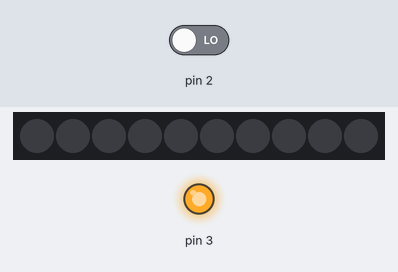
The sketch below on a simulated Arduino Uno, built with avr-gcc and run on an emulated ATmega328P. Parts: 10 RGB LEDs in strip order, left to right, output pins drawn as LEDs (lit = HIGH). The inputs (shaded band) are chosen by the test bench; at power-on: pin 2 LOW. Dim RGB values are drawn brighter than linear; random numbers use the default seed unless the sketch sets one.

Above: at 3.2 s.
3.3 s: pin 2 driven HIGH
At 3.79 s:
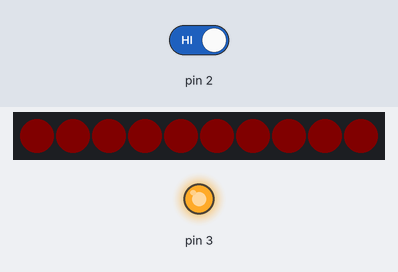
5.4 s: pin 2 driven LOW
At 5.61 s:
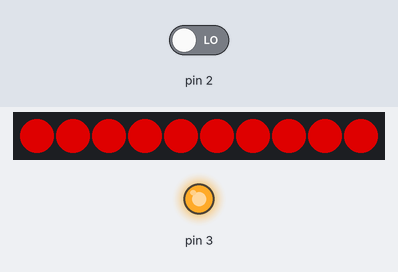
7.2 s: pin 2 driven HIGH
At 7.35 s:
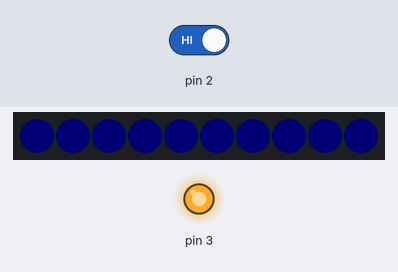
Timing chart, 0 to 10.2 s (numbered marks = the images above; inputs shaded):
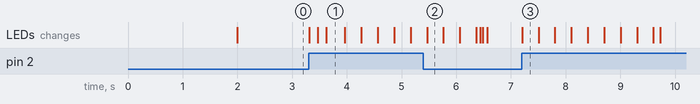

Measured:
- after the input at 3.3 s, the LEDs: first change at once (image 1 shows a later state)
- after the input at 7.2 s, the LEDs: change at once (image 3)

The sketch:

SorceressStaff.ino
```cpp
#include "FastLED.h"
#define LED_TYPE    WS2812B  //WS2811, WS2812, WS2812B
#define DATA_PIN 13
#define NUM_LEDS 10
#define COLOR_ORDER GRB
CRGB leds[NUM_LEDS];
#define BRIGHTNESS 255

uint8_t huePurple = 192;
uint8_t hueRed = 0;
uint8_t hueOrange = 15;
uint8_t hueLastRandom = 0;

uint8_t sat = 255;
uint8_t val = 0;


//---------------------------------------------------------------
void setup() {
 // Serial.begin(115200);  // Allows serial monitor output (check baud rate)
  delay(2000);  // Startup delay
  pinMode(2, INPUT);
  pinMode(3, OUTPUT);
  digitalWrite(3, HIGH);
  FastLED.addLeds<LED_TYPE, DATA_PIN, COLOR_ORDER>(leds, NUM_LEDS);
  FastLED.setBrightness(BRIGHTNESS);
}

//---------------------------------------------------------------
void loop() {

  if (digitalRead(2) == HIGH) {  //fade up
    if (val < 255) {
    EVERY_N_MILLISECONDS(9){
      hueLastRandom = pickRandomColor();
      fill_solid( leds, NUM_LEDS, CHSV(hueLastRandom,sat,val+1) );
      val = val + 1;
      //Serial.println("HIGH " + val);
      }
    }
  }

  else if (digitalRead(2) == LOW) {  //fade down
    if (val > 0) {
    EVERY_N_MILLISECONDS(5){
      fill_solid( leds, NUM_LEDS, CHSV(hueLastRandom,sat,val-1) );
      val = val - 1;
    //  Serial.println(val);
      }
    }
  }

  FastLED.show();

}//end_main_loop

uint8_t pickRandomColor(){
  uint8_t randomColor = random(1,4);
  uint8_t returnColor = 0;
  switch(randomColor){
    case 1:
    returnColor = huePurple;
    break;
    case 2:
    returnColor = hueRed;
    break;
    case 3:
    returnColor = hueOrange;
    break;
   }
   return returnColor;
}
```
